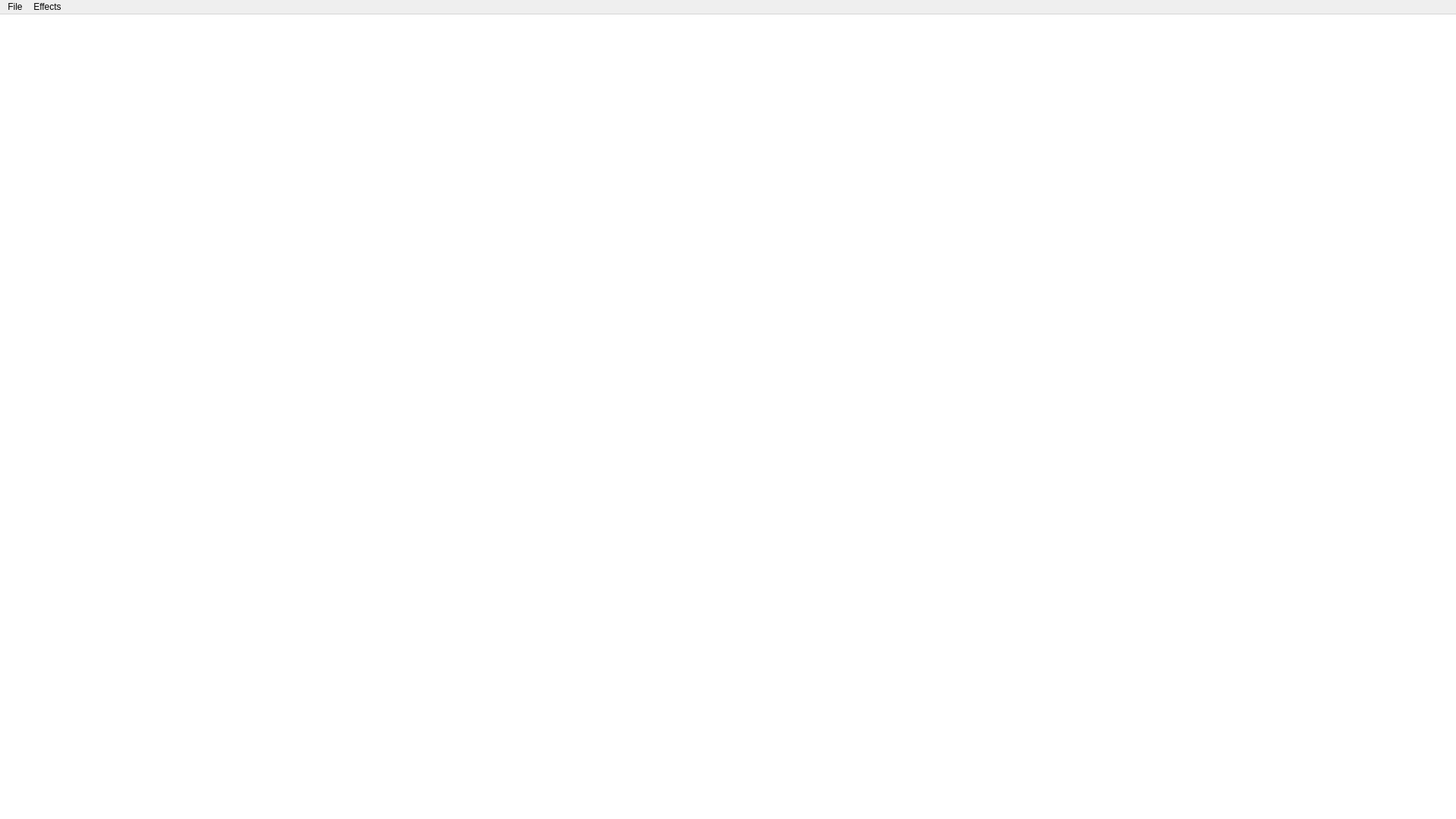
<?xml version="1.0" encoding="UTF-8"?>
<ui version="4.0">
 <class>TabWindow</class>
 <widget class="QMainWindow" name="TabWindow">
  <property name="geometry">
   <rect>
    <x>0</x>
    <y>0</y>
    <width>1920</width>
    <height>1080</height>
   </rect>
  </property>
  <property name="sizePolicy">
   <sizepolicy hsizetype="Preferred" vsizetype="Preferred">
    <horstretch>0</horstretch>
    <verstretch>0</verstretch>
   </sizepolicy>
  </property>
  <property name="baseSize">
   <size>
    <width>1920</width>
    <height>1080</height>
   </size>
  </property>
  <property name="windowTitle">
   <string>Dialoggers | Dialogue Creator for Games</string>
  </property>
  <property name="windowIcon">
   <iconset resource="../../../Resources.qrc">
    <normaloff>:/rec/img/icons/dialoggers.png</normaloff>:/rec/img/icons/dialoggers.png</iconset>
  </property>
  <property name="styleSheet">
   <string notr="true">#TabWindow {
        background: white;
        }

        #frame {
        background: rgb(245, 245, 245);
        }

        #bar {
        background: transparent;
        }

        #barContents {
        background: transparent;
        }

        #home, #newTab {
        background: white;
        border: none;
        }

        ClosableTab {
        height: 38px;
        width: 140px;
        border-top-left-radius: 5px;
        border-top-right-radius: 5px;
        font-size: 12px;
        left: 40px;
        }

        ClosableTab[isFocus=false] {
        background: #D9D9D9;
        }

        ClosableTab[isFocus=true] {
        background: #a3a3a3;
        }</string>
  </property>
  <widget class="QWidget" name="centralWidget">
   <layout class="QVBoxLayout" name="verticalLayout">
    <property name="spacing">
     <number>0</number>
    </property>
    <property name="leftMargin">
     <number>0</number>
    </property>
    <property name="topMargin">
     <number>0</number>
    </property>
    <property name="rightMargin">
     <number>0</number>
    </property>
    <property name="bottomMargin">
     <number>0</number>
    </property>
    <item>
     <widget class="QScrollArea" name="bar">
      <property name="sizePolicy">
       <sizepolicy hsizetype="Expanding" vsizetype="Minimum">
        <horstretch>0</horstretch>
        <verstretch>0</verstretch>
       </sizepolicy>
      </property>
      <property name="minimumSize">
       <size>
        <width>0</width>
        <height>40</height>
       </size>
      </property>
      <property name="maximumSize">
       <size>
        <width>16777215</width>
        <height>40</height>
       </size>
      </property>
      <property name="baseSize">
       <size>
        <width>500</width>
        <height>40</height>
       </size>
      </property>
      <property name="frameShape">
       <enum>QFrame::NoFrame</enum>
      </property>
      <property name="frameShadow">
       <enum>QFrame::Plain</enum>
      </property>
      <property name="lineWidth">
       <number>0</number>
      </property>
      <property name="verticalScrollBarPolicy">
       <enum>Qt::ScrollBarAlwaysOff</enum>
      </property>
      <property name="widgetResizable">
       <bool>true</bool>
      </property>
      <widget class="QWidget" name="barContents">
       <property name="geometry">
        <rect>
         <x>0</x>
         <y>0</y>
         <width>1920</width>
         <height>40</height>
        </rect>
       </property>
       <property name="sizePolicy">
        <sizepolicy hsizetype="Preferred" vsizetype="Minimum">
         <horstretch>0</horstretch>
         <verstretch>0</verstretch>
        </sizepolicy>
       </property>
       <layout class="QHBoxLayout" name="horizontalLayout_2">
        <property name="spacing">
         <number>0</number>
        </property>
        <property name="leftMargin">
         <number>0</number>
        </property>
        <property name="topMargin">
         <number>0</number>
        </property>
        <property name="rightMargin">
         <number>0</number>
        </property>
        <property name="bottomMargin">
         <number>0</number>
        </property>
        <item>
         <widget class="QPushButton" name="home">
          <property name="maximumSize">
           <size>
            <width>40</width>
            <height>40</height>
           </size>
          </property>
          <property name="cursor">
           <cursorShape>PointingHandCursor</cursorShape>
          </property>
          <property name="text">
           <string/>
          </property>
         </widget>
        </item>
        <item>
         <layout class="QHBoxLayout" name="tabs">
          <property name="spacing">
           <number>0</number>
          </property>
         </layout>
        </item>
        <item>
         <widget class="QPushButton" name="newTab">
          <property name="minimumSize">
           <size>
            <width>40</width>
            <height>40</height>
           </size>
          </property>
          <property name="maximumSize">
           <size>
            <width>40</width>
            <height>40</height>
           </size>
          </property>
          <property name="cursor">
           <cursorShape>PointingHandCursor</cursorShape>
          </property>
          <property name="text">
           <string/>
          </property>
          <property name="icon">
           <iconset resource="../../../Resources.qrc">
            <normaloff>:/rec/img/icons/new.png</normaloff>:/rec/img/icons/new.png</iconset>
          </property>
         </widget>
        </item>
        <item>
         <spacer name="horizontalSpacer">
          <property name="orientation">
           <enum>Qt::Horizontal</enum>
          </property>
          <property name="sizeHint" stdset="0">
           <size>
            <width>40</width>
            <height>20</height>
           </size>
          </property>
         </spacer>
        </item>
       </layout>
      </widget>
     </widget>
    </item>
    <item>
     <widget class="QWidget" name="window" native="true"/>
    </item>
   </layout>
  </widget>
  <widget class="QMenuBar" name="menubar">
   <property name="geometry">
    <rect>
     <x>0</x>
     <y>0</y>
     <width>1920</width>
     <height>21</height>
    </rect>
   </property>
   <widget class="QMenu" name="menuFile">
    <property name="title">
     <string>File</string>
    </property>
    <addaction name="actionNew"/>
    <addaction name="actionOpen"/>
    <addaction name="separator"/>
    <addaction name="actionSave"/>
    <addaction name="actionSaveAs"/>
    <addaction name="separator"/>
    <addaction name="actionExit"/>
   </widget>
   <widget class="QMenu" name="menuEffects">
    <property name="title">
     <string>Effects</string>
    </property>
    <widget class="QMenu" name="menuField_Effects">
     <property name="title">
      <string>Field Effects</string>
     </property>
     <addaction name="actionWobble"/>
     <addaction name="actionEnlarge"/>
     <addaction name="actionSpeedup"/>
     <addaction name="actionBold"/>
     <addaction name="actionTyped"/>
     <addaction name="separator"/>
     <addaction name="actionRemoveFieldEffect"/>
    </widget>
    <widget class="QMenu" name="menuText_Effects">
     <property name="title">
      <string>Text Effects</string>
     </property>
     <addaction name="actionWobbleText"/>
     <addaction name="actionEnlargeText"/>
     <addaction name="actionSpeedupText"/>
     <addaction name="actionBoldText"/>
     <addaction name="actionTypedText"/>
     <addaction name="separator"/>
     <addaction name="actionRemoveEffect"/>
    </widget>
    <addaction name="menuField_Effects"/>
    <addaction name="menuText_Effects"/>
   </widget>
   <addaction name="menuFile"/>
   <addaction name="menuEffects"/>
  </widget>
  <action name="actionOpen">
   <property name="icon">
    <iconset resource="../../../Resources.qrc">
     <normaloff>:/rec/img/icons/open.png</normaloff>
     <normalon>../../../img/icons/open.png</normalon>:/rec/img/icons/open.png</iconset>
   </property>
   <property name="text">
    <string>Open</string>
   </property>
   <property name="shortcut">
    <string>Ctrl+O</string>
   </property>
  </action>
  <action name="actionSave">
   <property name="icon">
    <iconset resource="../../../Resources.qrc">
     <normaloff>:/rec/img/icons/save.png</normaloff>:/rec/img/icons/save.png</iconset>
   </property>
   <property name="text">
    <string>Save</string>
   </property>
   <property name="shortcut">
    <string>Ctrl+S</string>
   </property>
  </action>
  <action name="actionSaveAs">
   <property name="icon">
    <iconset resource="../../../Resources.qrc">
     <normaloff>:/rec/img/icons/save-as.png</normaloff>:/rec/img/icons/save-as.png</iconset>
   </property>
   <property name="text">
    <string>Save As</string>
   </property>
   <property name="shortcut">
    <string>Ctrl+Shift+S</string>
   </property>
  </action>
  <action name="actionExit">
   <property name="text">
    <string>Exit</string>
   </property>
   <property name="shortcut">
    <string>Ctrl+W</string>
   </property>
  </action>
  <action name="actionCopy">
   <property name="text">
    <string>Copy</string>
   </property>
   <property name="shortcut">
    <string>Ctrl+C</string>
   </property>
  </action>
  <action name="actionPaste">
   <property name="text">
    <string>Paste</string>
   </property>
   <property name="shortcut">
    <string>Ctrl+V</string>
   </property>
  </action>
  <action name="actionCut">
   <property name="text">
    <string>Cut</string>
   </property>
   <property name="shortcut">
    <string>Ctrl+X</string>
   </property>
  </action>
  <action name="actionUndo">
   <property name="text">
    <string>Undo</string>
   </property>
   <property name="shortcut">
    <string>Ctrl+Z</string>
   </property>
  </action>
  <action name="actionRedo">
   <property name="text">
    <string>Redo</string>
   </property>
   <property name="shortcut">
    <string>Ctrl+Y</string>
   </property>
  </action>
  <action name="actionNew">
   <property name="icon">
    <iconset resource="../../../Resources.qrc">
     <normaloff>:/rec/img/icons/new.png</normaloff>:/rec/img/icons/new.png</iconset>
   </property>
   <property name="text">
    <string>New</string>
   </property>
   <property name="toolTip">
    <string>Creates a new dialogue file.</string>
   </property>
  </action>
  <action name="actionWobble">
   <property name="text">
    <string>wobble</string>
   </property>
  </action>
  <action name="actionEnlarge">
   <property name="checkable">
    <bool>false</bool>
   </property>
   <property name="checked">
    <bool>false</bool>
   </property>
   <property name="text">
    <string>enlarge</string>
   </property>
  </action>
  <action name="actionSpeedup">
   <property name="text">
    <string>speedup</string>
   </property>
  </action>
  <action name="actionBold">
   <property name="text">
    <string>bold</string>
   </property>
  </action>
  <action name="actionTyped">
   <property name="text">
    <string>typed</string>
   </property>
  </action>
  <action name="actionWobbleText">
   <property name="text">
    <string>wobble</string>
   </property>
  </action>
  <action name="actionEnlargeText">
   <property name="checkable">
    <bool>false</bool>
   </property>
   <property name="checked">
    <bool>false</bool>
   </property>
   <property name="text">
    <string>enlarge</string>
   </property>
  </action>
  <action name="actionSpeedupText">
   <property name="text">
    <string>speedup</string>
   </property>
  </action>
  <action name="actionBoldText">
   <property name="text">
    <string>bold</string>
   </property>
  </action>
  <action name="actionTypedText">
   <property name="text">
    <string>typed</string>
   </property>
  </action>
  <action name="actionRemoveEffect">
   <property name="text">
    <string>Remove effect</string>
   </property>
  </action>
  <action name="actionRemoveFieldEffect">
   <property name="text">
    <string>Remove effect</string>
   </property>
  </action>
 </widget>
 <resources>
  <include location="../../../Resources.qrc"/>
 </resources>
 <connections/>
</ui>
